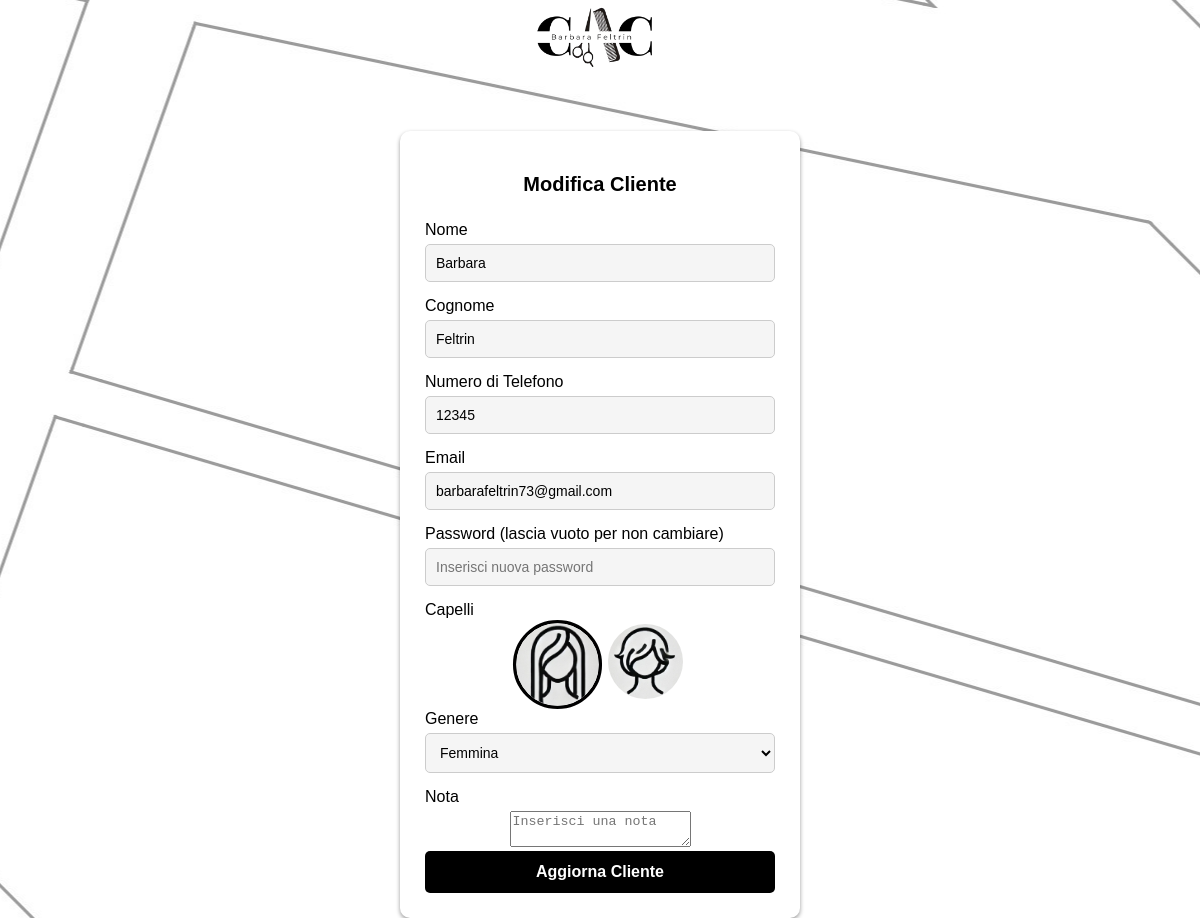
Page /add-edit/modifica_cliente.php?id=2 (signed in) on the committed database.
### tables this page shows
CREATE TABLE IF NOT EXISTS Customer (

    customer_id INT PRIMARY KEY AUTO_INCREMENT,
    fName VARCHAR(50) NOT NULL,
    lName VARCHAR(50) NOT NULL,
    hair ENUM ('lunghi', 'corti') NOT NULL,
    phoneN VARCHAR(15),
    password VARCHAR(255),
    gender ENUM ('maschio', 'femmina') NOT NULL,
    preference ENUM ('Barbara', 'Giulia','Casuale') DEFAULT 'Casuale',
    email VARCHAR(254),
    wants_notification TINYINT(1) NOT NULL DEFAULT 1,
    user_tipe ENUM ('cliente','amministratore','operatrice') DEFAULT 'cliente', 
    nota TEXT
);

### add-edit/modifica_cliente.php (the view, shortened to what this page needs)
<?php
require_once __DIR__ . '/../connect.php';
if ($_SERVER['REQUEST_METHOD'] === 'GET') {
    if (isset($_GET['id']) && !empty($_GET['id'])) {
        $customer_id = $_GET['id'];
        $sql = "SELECT * FROM Customer WHERE customer_id = ?";
        $stmt = $conn->prepare($sql);
        $stmt->bind_param("i", $customer_id);
        $stmt->execute();
        $result = $stmt->get_result();
        if ($result->num_rows > 0) {
            $customer = $result->fetch_assoc();
        } else {
            echo "Cliente non trovato.";
            exit();
        }
    } else {
        echo "ID cliente mancante.";
        exit();
    }
}
?>
<!DOCTYPE html>
<html lang="it">
<head>
    <link rel="stylesheet" href=".././style/barra_alta.css">
    <link rel="stylesheet" href=".././style/style_input.css">
<?php include '.././view-get/barra.php'; ?>
<body>
    <div class="logo-container">
        <img src=".././style/rullino/logo.png" alt="Che Capelli Logo" class="logo">
    </div>
    <div class="form-container">
        <h2>Modifica Cliente</h2>
        <form action=".././add-edit/modifica_cliente.php" method="post">
            <label for="fName">Nome</label>
            <input type="text" id="fName" name="fName" placeholder="Inserisci nome"
                   value="<?php echo isset($customer['fName']) ? htmlspecialchars($customer['fName']) : ''; ?>" required>
            <label for="lName">Cognome</label>
            <input type="text" id="lName" name="lName" placeholder="Inserisci cognome"
                   value="<?php echo isset($customer['lName']) ? htmlspecialchars($customer['lName']) : ''; ?>" required>
            <label for="phoneN">Numero di Telefono</label>
            <input type="tel" id="phoneN" name="phoneN" placeholder="Inserisci numero"
                   value="<?php echo isset($customer['phoneN']) ? htmlspecialchars($customer['phoneN']) : ''; ?>" required>
            <label for="email">Email</label>
            <input type="email" id="email" name="email" placeholder="Inserisci email"
                   value="<?php echo isset($customer['email']) ? htmlspecialchars($customer['email']) : ''; ?>" required>
            <label for="password">Password (lascia vuoto per non cambiare)</label>
            <input type="password" id="password" name="password" placeholder="Inserisci nuova password">
            <label>Capelli</label>
            <div class="buttons_select">
                <div class="radio_menu">
                    <label for="lunghi" class="img_label">
                        <img src=".././style/rullino/capelliLunghi.png" class="img_sceltacapelli" alt="Lunghi">
                    </label>
                </div>
                <div class="radio_menu">
                    <label for="corti" class="img_label">
                        <img src=".././style/rullino/capellicorti.png" class="img_sceltacapelli" alt="Corti">
                    </label>
                </div>
            </div>
            <label for="gender">Genere</label>
            <select id="gender" name="gender">
                <option value="femmina" <?php if((isset($customer['gender']) && $customer['gender'] == 'femmina')) echo 'selected'; ?>>Femmina</option>
            </select>
            <label for="nota">Nota</label>
            <textarea id="nota" name="nota" placeholder="Inserisci una nota"><?php echo isset($customer['nota']) ? htmlspecialchars($customer['nota']) : ''; ?></textarea>
            <button type="submit">Aggiorna Cliente</button>
        </form>
    </div>
</body>
</html>

### style/barra_alta.css (style rules this page uses)
body { display: flex; flex-direction: column; justify-content: center; margin: 0; padding: 0; font-family: Arial, sans-serif; background-color: #fff; background: url('.././style/rullino/vetrina.jpg'); color: #000; background-position: center; }
.logo { height: 70px; width: auto; cursor: pointer; }

### style/style_input.css (style rules this page uses)
body { font-family: Arial, sans-serif; display: flex; flex-direction: column; justify-content: center; align-items: center; margin: 0; background-image: url('.././style/rullino/vetrina.jpg'); background-size: cover; background-position: center; background-repeat: no-repeat; background-attachment: fixed; width: 100vw; height: 100vh; padding-top: 40px; }
.logo-container { display: block; margin: 0 auto; width: 80%; max-width: 150px; margin-bottom: 20px; }
.logo-container img { width: auto; max-width: 140px; height: auto; justify-content: center; }
h2 { font-size: 20px; font-weight: bold; margin-bottom: 10px; display: flex; justify-content: center; align-items: center; }
label { display: block; text-align: left; margin-bottom: 5px; font-weight: normal; }
input { width: 100%; padding: 10px; margin-bottom: 10px; border: 1px solid #ccc; border-radius: 5px; font-size: 14px; background-color: #f5f5f5; box-sizing: border-box; }
button { width: 100%; padding: 12px; background-color: black; color: white; border: none; border-radius: 5px; cursor: pointer; font-size: 16px; font-weight: bold; }
.form-container { width: 350px; padding: 25px; background: white; border-radius: 10px; box-shadow: 0 2px 4px rgba(0, 0, 0, 0.4); text-align: center; display: flex; flex-direction: column; gap: 15px; }
.form-container input, .form-container select { width: 100%; padding: 10px; margin-bottom: 15px; border: 1px solid #ccc; border-radius: 5px; font-size: 14px; background-color: #f5f5f5; }
.form-container button { width: 100%; padding: 12px; background-color: black; color: white; border: none; border-radius: 5px; cursor: pointer; font-size: 16px; font-weight: bold; }
.buttons_select { display: flex; justify-content: center; gap: 10px; }
.img_sceltacapelli { width: 75px; height: 75px; border-radius: 50%; cursor: pointer; transition: border 0.3s ease, transform 0.3s ease; }
input[type="radio"]:checked + label .img_sceltacapelli { border: 3px solid black; transform: scale(1.1); }
.img_label { display: flex; justify-content: center; align-items: center; cursor: pointer; }

### rows in the picture
customer: fName "Barbara", lName "Feltrin", phoneN "12345", email "barbarafeltrin73@gmail.com", gender "Femmina"
